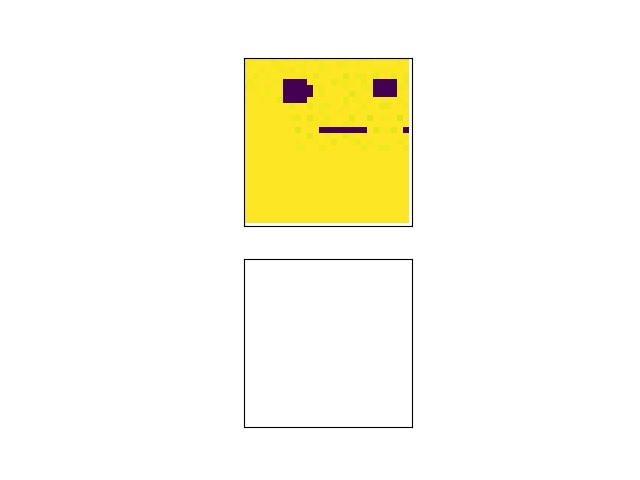
#> input picture pred.jpg, 640 x 480 px, given in place of 000000.jpg, which was not available
$ python img_process.py
#> lines starting #> are read from the running program, lines starting #| are printed output that depends on the picture; after the words box and inside, x2 and y2 are one past the last pixel; in counts of white or black regions, pixels touching at a corner belong together; pictures that were not available may be replaced by others from this repository, and a replacement may not be noted
import cv2


image_number = 7


for i in range(image_number):
    img = cv2.imread("../image-data/dirt/" + "{0:06d}.jpg".format(i), cv2.IMREAD_GRAYSCALE)
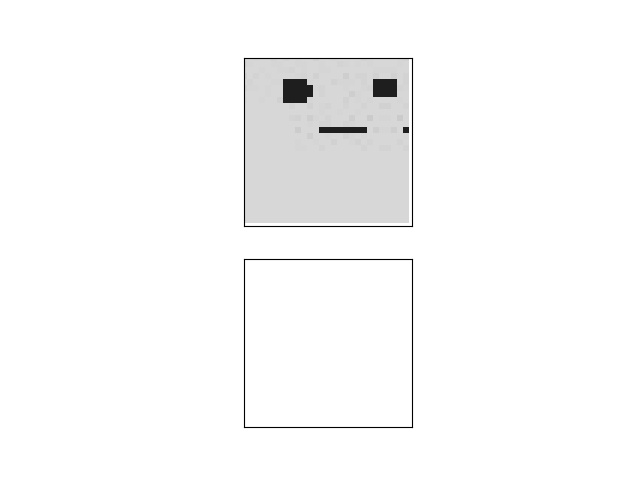
#> img: shape (480, 640); min 0, max 255, mean 249.4
    ret, img = cv2.threshold(img, 100, 255, cv2.THRESH_BINARY)
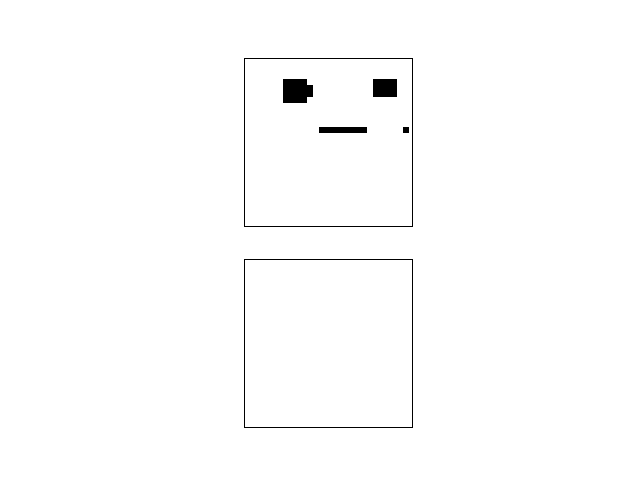
#> img: shape (480, 640); 99.1% white; 6 black regions, box (x1, y1, x2, y2) and area: (244, 58, 413, 227) 672, (244, 259, 413, 428) 672, (283, 79, 313, 103) 648, (373, 79, 397, 97) 432, (319, 127, 367, 133) 288, (403, 127, 409, 133) 36

    cv2.imwrite("../image-data/aiu/" + "{0:06d}.jpg".format(i),img)


img2 = cv2.imread("../image-data/aiu/" + "{0:06d}.jpg".format(1))
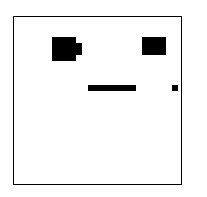
#> img2: shape (197, 207, 3); min 0, max 255, mean 242
print(img2)
cv2.imshow("a",img2)
cv2.waitKey()
